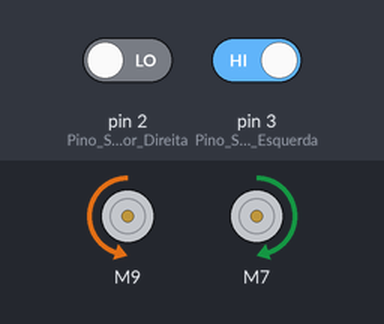
Simulated run of this sketch. Board: Arduino Uno, built with avr-gcc and run on an emulated ATmega328P. Parts: 2 × DC motor (green arrow = forward, orange = backward, longer = faster). The test bench sets the inputs (shaded band); at power-on: pin 2 (Pino_Sensor_Direita) LOW, pin 3 (Pino_Sensor_Esquerda) HIGH.

Above: at 1.2 s.
1.3 s: pin 2 (Pino_Sensor_Direita) driven HIGH
At 2.5 s:
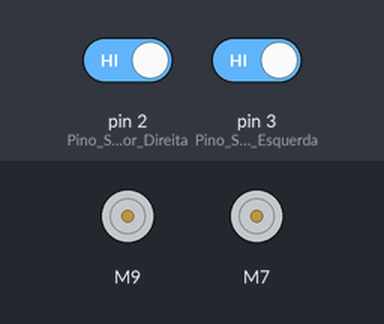
2.8 s: pin 3 (Pino_Sensor_Esquerda) driven LOW
At 3.7 s:
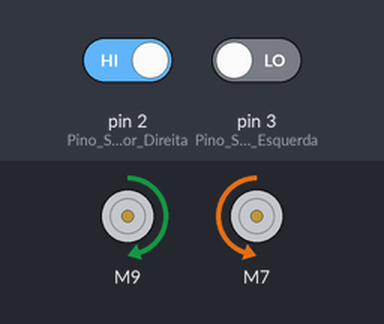
4.3 s: pin 2 (Pino_Sensor_Direita) driven LOW
At 4.9 s:
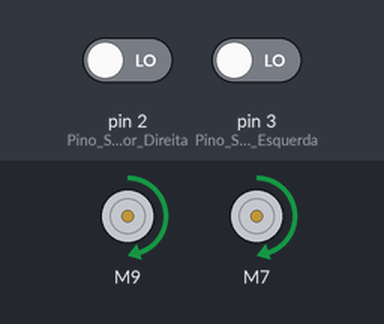
5.8 s: pin 3 (Pino_Sensor_Esquerda) driven HIGH
At 7.2 s:
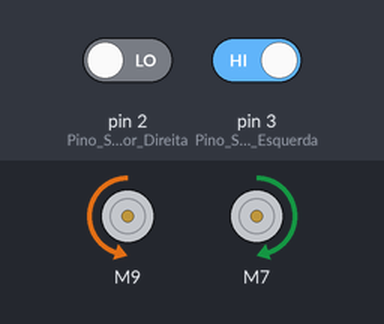
Timing chart, 0 to 8.3 s (numbered marks = the images above; inputs shaded):
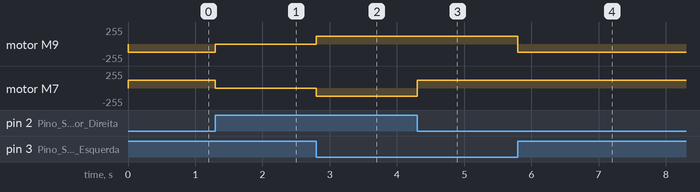

Measured:
- after the input at 1.3 s, motor M9: backward 120/255 → stopped at once; motor M7: forward 120/255 → stopped at once
- after the input at 2.8 s, motor M9: stopped → forward 120/255 at once; motor M7: stopped → backward 120/255 at once
- after the input at 4.3 s, motor M7: backward 120/255 → forward 120/255 at once
- after the input at 5.8 s, motor M9: forward 120/255 → backward 120/255 at once

The sketch:

robot_line_follower.ino
```cpp
/* Inclui a Biblioteca para controle da ponte H. */
#include <L298NX2.h>

#define CorLinha 1 /* Linha PRETA */
boolean detectou = 1;
boolean naodetectou = 0;

#define ENA 10  // ENA precisa estar em uma porta PWM
#define IN1 9
#define IN2 8
#define IN3 7
#define IN4 6
#define ENB 5  // ENB precisa estar em uma porta PWM

 /* Criamos um objeto de controle dos motores.           */
L298NX2 motores(ENA, IN1, IN2, ENB, IN3, IN4);

/* Define os pinos 2 e 3 para os sensores IR            */
#define Pino_Sensor_Direita 2
#define Pino_Sensor_Esquerda 3

//MOTOR A  = ESQUERDA
//MOTOR B =  DIREITA

void setup() {
  pinMode(Pino_Sensor_Direita, INPUT);
  pinMode(Pino_Sensor_Esquerda, INPUT);

  /* Inicia com os motores parados. */
  motores.stop();
}

void loop() {
  /* Sensores realizam a leitura                        */
  int Sensor_Direita = digitalRead(Pino_Sensor_Direita);
  int Sensor_Esquerda = digitalRead(Pino_Sensor_Esquerda);

  /* Nenhum sensor detectou a linha                     */
  if (Sensor_Esquerda == naodetectou && Sensor_Direita == naodetectou) {
 /* Define a velocidade dos motores */
    motores.setSpeed(120);
/* Robô move para frente           */
    motores.forward();
  }

  /* Sensor da direita detectou a linha */
  if (Sensor_Esquerda == naodetectou && Sensor_Direita == detectou) {
/* Define a velocidade dos motores */
    motores.setSpeed(120);
/* Robô vira à direita                */
    motores.backwardB();
    motores.forwardA();
  }

/* Sensor da esquerda detectou a linha                      */
  if (Sensor_Esquerda == detectou && Sensor_Direita == naodetectou) {
/* Define a velocidade dos motores */
    motores.setSpeed(120);
 /* Robô vira à esquerda               */
    motores.forwardB();
    motores.backwardA();
  }

  /* Os dois sensores detectaram a linha                      */
  if (Sensor_Esquerda == detectou && Sensor_Direita == detectou) {
/* Robô permanece parado                  */
    motores.stop();
  }
}
```
